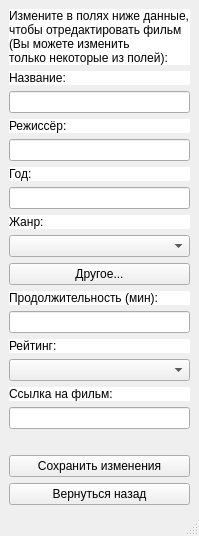
<?xml version="1.0" encoding="UTF-8"?>
<ui version="4.0">
 <class>MainWindow</class>
 <widget class="QMainWindow" name="MainWindow">
  <property name="geometry">
   <rect>
    <x>0</x>
    <y>0</y>
    <width>183</width>
    <height>532</height>
   </rect>
  </property>
  <property name="windowTitle">
   <string>MainWindow</string>
  </property>
  <widget class="QWidget" name="centralwidget">
   <layout class="QVBoxLayout" name="verticalLayout">
    <item>
     <widget class="QLabel" name="label_8">
      <property name="styleSheet">
       <string notr="true">background-color: rgb(255, 255, 255);</string>
      </property>
      <property name="text">
       <string>Измените в полях ниже данные,
чтобы отредактировать фильм
(Вы можете изменить
только некоторые из полей):</string>
      </property>
     </widget>
    </item>
    <item>
     <widget class="QLabel" name="label_2">
      <property name="styleSheet">
       <string notr="true">background-color: rgb(255, 255, 255);</string>
      </property>
      <property name="text">
       <string>Название:</string>
      </property>
     </widget>
    </item>
    <item>
     <widget class="QLineEdit" name="title"/>
    </item>
    <item>
     <widget class="QLabel" name="label_5">
      <property name="styleSheet">
       <string notr="true">background-color: rgb(255, 255, 255);</string>
      </property>
      <property name="text">
       <string>Режиссёр:</string>
      </property>
     </widget>
    </item>
    <item>
     <widget class="QLineEdit" name="director"/>
    </item>
    <item>
     <widget class="QLabel" name="label">
      <property name="styleSheet">
       <string notr="true">background-color: rgb(255, 255, 255);</string>
      </property>
      <property name="text">
       <string>Год:</string>
      </property>
     </widget>
    </item>
    <item>
     <widget class="QLineEdit" name="year"/>
    </item>
    <item>
     <widget class="QLabel" name="label_6">
      <property name="styleSheet">
       <string notr="true">background-color: rgb(255, 255, 255);</string>
      </property>
      <property name="text">
       <string>Жанр:</string>
      </property>
     </widget>
    </item>
    <item>
     <widget class="QComboBox" name="genre"/>
    </item>
    <item>
     <widget class="QPushButton" name="other">
      <property name="text">
       <string>Другое...</string>
      </property>
     </widget>
    </item>
    <item>
     <widget class="QLabel" name="label_3">
      <property name="styleSheet">
       <string notr="true">background-color: rgb(255, 255, 255);</string>
      </property>
      <property name="text">
       <string>Продолжительность (мин):</string>
      </property>
     </widget>
    </item>
    <item>
     <widget class="QLineEdit" name="duration"/>
    </item>
    <item>
     <widget class="QLabel" name="label_7">
      <property name="styleSheet">
       <string notr="true">background-color: rgb(255, 255, 255);</string>
      </property>
      <property name="text">
       <string>Рейтинг:</string>
      </property>
     </widget>
    </item>
    <item>
     <widget class="QComboBox" name="rating"/>
    </item>
    <item>
     <widget class="QLabel" name="label_4">
      <property name="styleSheet">
       <string notr="true">background-color: rgb(255, 255, 255);</string>
      </property>
      <property name="text">
       <string>Ссылка на фильм:</string>
      </property>
     </widget>
    </item>
    <item>
     <widget class="QLineEdit" name="link"/>
    </item>
    <item>
     <widget class="QLabel" name="label_9">
      <property name="text">
       <string/>
      </property>
     </widget>
    </item>
    <item>
     <widget class="QPushButton" name="save">
      <property name="text">
       <string>Сохранить изменения</string>
      </property>
     </widget>
    </item>
    <item>
     <widget class="QPushButton" name="returne">
      <property name="text">
       <string>Вернуться назад</string>
      </property>
     </widget>
    </item>
   </layout>
  </widget>
  <widget class="QMenuBar" name="menubar">
   <property name="geometry">
    <rect>
     <x>0</x>
     <y>0</y>
     <width>183</width>
     <height>21</height>
    </rect>
   </property>
  </widget>
  <widget class="QStatusBar" name="statusbar"/>
 </widget>
 <resources/>
 <connections/>
</ui>
